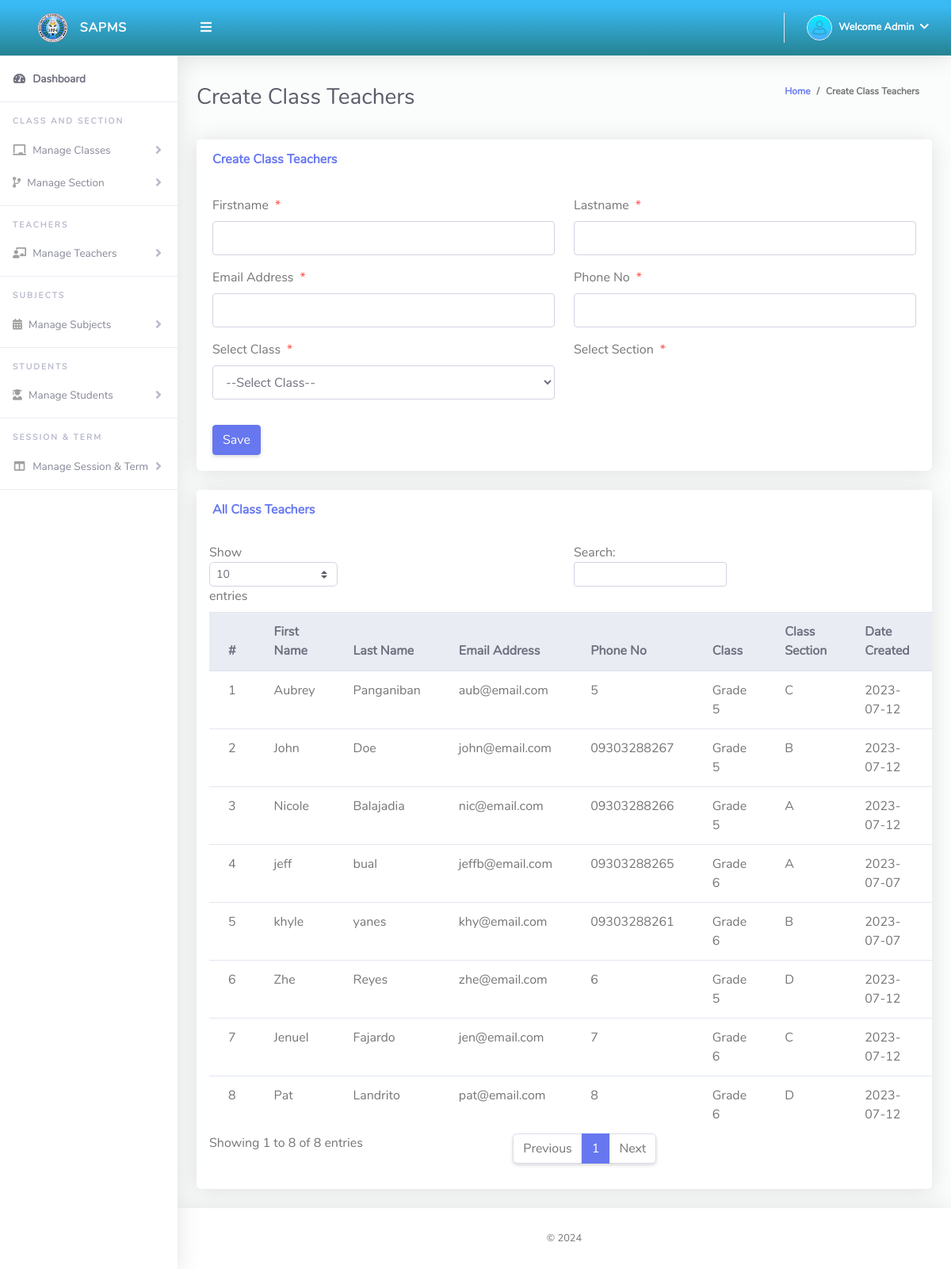
The page /Admin/createClassTeacher.php (signed in) on the database its author committed.
### tables this page shows
CREATE TABLE `tblclassteacher` (
  `Id` int(10) NOT NULL,
  `firstName` varchar(255) NOT NULL,
  `lastName` varchar(255) NOT NULL,
  `emailAddress` varchar(255) NOT NULL,
  `password` varchar(255) NOT NULL,
  `phoneNo` varchar(50) NOT NULL,
  `classId` varchar(10) NOT NULL,
  `classArmId` varchar(10) NOT NULL,
  `dateCreated` varchar(50) NOT NULL
);

CREATE TABLE `tblclass` (
  `Id` int(10) NOT NULL,
  `className` varchar(255) NOT NULL
);

CREATE TABLE `tblclassarms` (
  `Id` int(10) NOT NULL,
  `classId` varchar(10) NOT NULL,
  `classArmName` varchar(255) NOT NULL,
  `isAssigned` varchar(10) NOT NULL
);

### Admin/createClassTeacher.php (the view, shortened to what this page needs)
<?php
include '../Includes/dbcon.php';
?>
<!DOCTYPE html>
<html lang="en">
<head>
  <link href="../vendor/fontawesome-free/css/all.min.css" rel="stylesheet" type="text/css">
  <link href="../vendor/bootstrap/css/bootstrap.min.css" rel="stylesheet" type="text/css">
  <link href="css/ruang-admin.min.css" rel="stylesheet">
</head>
<body id="page-top">
  <div id="wrapper">
      <?php include "Includes/sidebar.php";?>
    <div id="content-wrapper" class="d-flex flex-column">
      <div id="content">
       <?php include "Includes/topbar.php";?>
        <div class="container-fluid" id="container-wrapper">
          <div class="d-sm-flex align-items-center justify-content-between mb-4">
            <h1 class="h3 mb-0 text-gray-800">Create Class Teachers</h1>
            <ol class="breadcrumb">
              <li class="breadcrumb-item"><a href="./">Home</a></li>
              <li class="breadcrumb-item active" aria-current="page">Create Class Teachers</li>
            </ol>
          </div>
          <div class="row">
            <div class="col-lg-12">
              <div class="card mb-4">
                <div class="card-header py-3 d-flex flex-row align-items-center justify-content-between">
                  <h6 class="m-0 font-weight-bold text-primary">Create Class Teachers</h6>
                </div>
                <div class="card-body">
                  <form method="post">
                   <div class="form-group row mb-3">
                        <div class="col-xl-6">
                        <label class="form-control-label">Firstname<span class="text-danger ml-2">*</span></label>
                        <input type="text" class="form-control" required name="firstName" value="<?php echo $row['firstName'];?>" id="exampleInputFirstName">
                        </div>
                        <div class="col-xl-6">
                        <label class="form-control-label">Lastname<span class="text-danger ml-2">*</span></label>
                      <input type="text" class="form-control" required name="lastName" value="<?php echo $row['lastName'];?>" id="exampleInputFirstName" >
                        </div>
                    </div>
                     <div class="form-group row mb-3">
                        <div class="col-xl-6">
                        <label class="form-control-label">Email Address<span class="text-danger ml-2">*</span></label>
                        <input type="email" class="form-control" required name="emailAddress" value="<?php echo $row['emailAddress'];?>" id="exampleInputFirstName" >
                        </div>
                        <div class="col-xl-6">
                        <label class="form-control-label">Phone No<span class="text-danger ml-2">*</span></label>
                      <input type="text" class="form-control" name="phoneNo" value="<?php echo $row['phoneNo'];?>" id="exampleInputFirstName" >
                        </div>
                    </div>
                    <div class="form-group row mb-3">
                        <div class="col-xl-6">
                        <label class="form-control-label">Select Class<span class="text-danger ml-2">*</span></label>
                         <?php
                        $qry= "SELECT * FROM tblclass ORDER BY className ASC";
                        $result = $conn->query($qry);
                        $num = $result->num_rows;
                        if ($num > 0){
                          echo ' <select required name="classId" onchange="classArmDropdown(this.value)" class="form-control mb-3">';
                          echo'<option value="">--Select Class--</option>';
                                  echo '</select>';
                              }
                            ?>
                        </div>
                        <div class="col-xl-6">
                        <label class="form-control-label">Select Section<span class="text-danger ml-2">*</span></label>
                        </div>
                    </div>
                      <?php
                    if (isset($Id))
                    {
                    ?>
                    <button type="submit" name="update" class="btn btn-warning">Update</button>
                    &nbsp;&nbsp;&nbsp;&nbsp;&nbsp;&nbsp;&nbsp;&nbsp;&nbsp;&nbsp;
                    <?php
                    } else {
                    ?>
                    <button type="submit" name="save" class="btn btn-primary">Save</button>
                    <?php
                    }
                    ?>
                  </form>
                </div>
              </div>
                 <div class="row">
              <div class="col-lg-12">
              <div class="card mb-4">
                <div class="card-header py-3 d-flex flex-row align-items-center justify-content-between">
                  <h6 class="m-0 font-weight-bold text-primary">All Class Teachers</h6>
                </div>
                <div class="table-responsive p-3">
                  <table class="table align-items-center table-flush table-hover" id="dataTableHover">
                    <thead class="thead-light">
                      <tr>
                        <th>#</th>
                        <th>First Name</th>
                        <th>Last Name</th>
                        <th>Email Address</th>
                        <th>Phone No</th>
                        <th>Class</th>
                        <th>Class Section</th>
                        <th>Date Created</th>
                        <th>Delete</th>
                      </tr>
                    </thead>
                    <tbody>
                  <?php
                      $query = "SELECT tblclassteacher.Id,tblclass.className,tblclassarms.classArmName,tblclassarms.Id AS classArmId,tblclassteacher.firstName,
                      tblclassteacher.lastName,tblclassteacher.emailAddress,tblclassteacher.phoneNo,tblclassteacher.dateCreated
                      FROM tblclassteacher
                      INNER JOIN tblclass ON tblclass.Id = tblclassteacher.classId
                      INNER JOIN tblclassarms ON tblclassarms.Id = tblclassteacher.classArmId";
                      $rs = $conn->query($query);
                      $num = $rs->num_rows;
                      $sn=0;
                      if($num > 0)
                      {
                        while ($rows = $rs->fetch_assoc())
                          {
                             $sn = $sn + 1;
                            echo"
                              <tr>
                                <td>".$sn."</td>
                                <td>".$rows['firstName']."</td>
                                <td>".$rows['lastName']."</td>
                                <td>".$rows['emailAddress']."</td>
                                <td>".$rows['phoneNo']."</td>
                                <td>".$rows['className']."</td>
                                <td>".$rows['classArmName']."</td>
                                 <td>".$rows['dateCreated']."</td>
                                <td><a href='?action=delete&Id=".$rows['Id']."&classArmId=".$rows['classArmId']."'><i class='fas fa-fw fa-trash'></i></a></td>
                              </tr>";
                          }
                      }
                      else
                      {
                           echo
                           "<div class='alert alert-danger' role='alert'>
                            No Record Fou!
                            </div>";
                      }
                      ?>
                    </tbody>
                  </table>
                </div>
              </div>
            </div>
            </div>
          </div>
        </div>
      </div>
       <?php include "Includes/footer.php";?>
    </div>
  </div>
</body>
</html>

### Admin/Includes/topbar.php (shortened to what this page needs)
<?php
  $query = "SELECT * FROM tbladmin WHERE Id = ".$_SESSION['userId']."";
  $rs = $conn->query($query);
  $rows = $rs->fetch_assoc();
  $fullName = $rows['firstName']." ".$rows['lastName'];
?>
<nav class="navbar navbar-expand navbar-light bg-gradient-info topbar mb-4 static-top">
          <button id="sidebarToggleTop" class="btn btn-link rounded-circle mr-3">
            <i class="fa fa-bars"></i>
          </button>
          <ul class="navbar-nav ml-auto">
            <li class="nav-item dropdown no-arrow">
              <a class="nav-link dropdown-toggle" href="#" id="userDropdown" role="button" data-toggle="dropdown"
                aria-haspopup="true" aria-expanded="false">
                <img class="img-profile rounded-circle" src="img/logo/attnlg.png" style="max-width: 60px">
               <span class="ml-2 d-none d-lg-inline text-white small">
                  <b>Welcome <?php echo $fullName;?></b>
                  <i class="fas fa-chevron-down ml-1"></i>
                </span>
              </a>
            </li>
          </ul>
        </nav>

### rows shown on the page
tblclassteacher: firstName "Aubrey", lastName "Panganiban", emailAddress "aub@email.com", phoneNo "5", classId.className "Grade 5", classArmId.classArmName "C", dateCreated "2023-07-12"
tblclassteacher: firstName "John", lastName "Doe", emailAddress "john@email.com", phoneNo "09303288267", classId.className "Grade 5", classArmId.classArmName "B", dateCreated "2023-07-12"
tblclassteacher: firstName "Nicole", lastName "Balajadia", emailAddress "nic@email.com", phoneNo "09303288266", classId.className "Grade 5", classArmId.classArmName "A", dateCreated "2023-07-12"
tblclassteacher: firstName "jeff", lastName "bual", emailAddress "jeffb@email.com", phoneNo "09303288265", classId.className "Grade 6", classArmId.classArmName "A", dateCreated "2023-07-07"
tblclassteacher: firstName "khyle", lastName "yanes", emailAddress "khy@email.com", phoneNo "09303288261", classId.className "Grade 6", classArmId.classArmName "B", dateCreated "2023-07-07"
tblclassteacher: firstName "Zhe", lastName "Reyes", emailAddress "zhe@email.com", phoneNo "6", classId.className "Grade 5", classArmId.classArmName "D", dateCreated "2023-07-12"
tblclassteacher: firstName "Jenuel", lastName "Fajardo", emailAddress "jen@email.com", phoneNo "7", classId.className "Grade 6", classArmId.classArmName "C", dateCreated "2023-07-12"
tblclassteacher: firstName "Pat", lastName "Landrito", emailAddress "pat@email.com", phoneNo "8", classId.className "Grade 6", classArmId.classArmName "D", dateCreated "2023-07-12"

### other values the page prints
$fullName "Admin"
